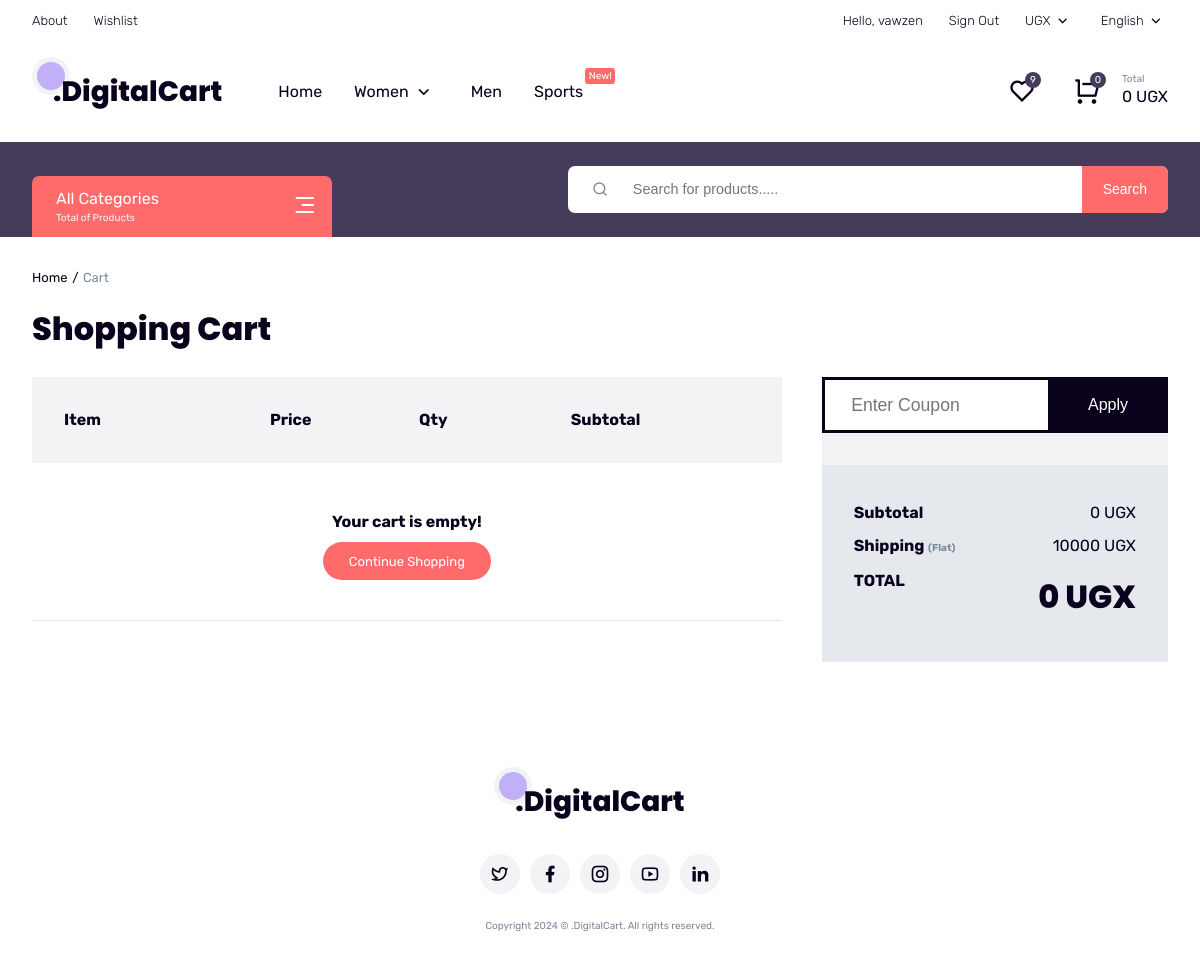
The app's page /cart/ (signed in), older data.
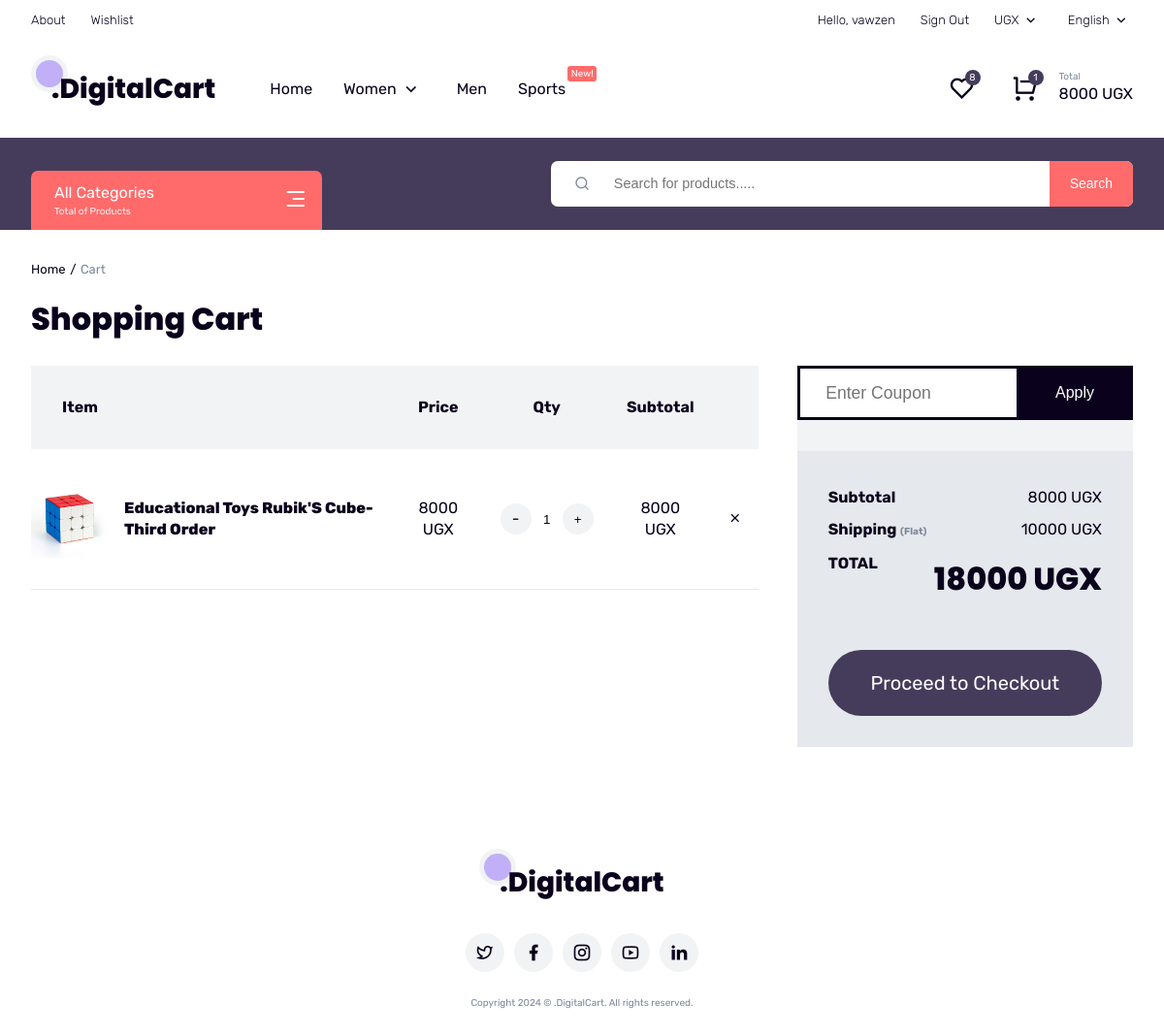
The same page, newer data.
### store/models.py (models this page shows, shortened)
class CartItem(models.Model):
    cart = models.ForeignKey(Cart, on_delete=models.CASCADE, related_name='items')
    product = models.ForeignKey(Product, on_delete=models.CASCADE)
    variations = models.ManyToManyField(Variation, blank=True)
    quantity = models.IntegerField(default=0)
    is_active = models.BooleanField(default=True)
    def sub_total(self):
        return self.product.price * self.quantity

class Product(models.Model):
    category    = models.ForeignKey(Category, on_delete=models.CASCADE, related_name='primary_products')
    additional_categories = models.ManyToManyField(
        Category,
        blank=True,
        related_name='extra_products',
        help_text='Hold down Ctrl (or Cmd on Mac) to select multiple.',
    )
    subcategory    = models.ForeignKey(SubCategory,    on_delete=models.SET_NULL, blank=True, null=True)
    subsubcategory = models.ForeignKey(SubSubCategory, on_delete=models.SET_NULL, blank=True, null=True)
    name        = models.CharField(max_length=200, unique=True)
    slug        = models.SlugField(max_length=200, unique=True)
    description = models.TextField(blank=True)
    image       = models.ImageField(upload_to='photos/products')
    original_price = models.DecimalField(max_digits=10, decimal_places=2)
    price          = models.DecimalField(max_digits=10, decimal_places=2)
    stock      = models.IntegerField(default=0)
    units_sold = models.IntegerField(default=0)
    review_count     = models.IntegerField(default=0)
    is_free_delivery = models.BooleanField(default=False)
    is_available     = models.BooleanField(default=True)
    is_trending    = models.BooleanField(
        default=False,
        help_text='Check to include this product in the Trending section.',
    )
    trending_order = models.PositiveIntegerField(
        default=0,
        help_text='Controls display order in Trending (1 = first). Slots 2–8 are the small cards.',
    )
    created_date  = models.DateTimeField(auto_now_add=True)
    modified_date = models.DateTimeField(auto_now=True)
    objects = ProductManager()
    class Meta:
        ordering = ['trending_order', '-created_date']
    def get_absolute_url(self):
        from django.urls import reverse
        return reverse('product_detail', args=[self.category.slug, self.slug])

### store/views.py (the view)
# urls.py: path('cart/',                        views.cart,             name='cart'),
@login_required(login_url='login')
def cart(request):
    cart_obj, created = Cart.objects.get_or_create(user=request.user)
    cart_items = CartItem.objects.filter(cart=cart_obj, is_active=True).order_by('id')
    total = sum(item.product.price * item.quantity for item in cart_items)
    quantity = sum(item.quantity for item in cart_items)
    shipping = 10000
    grand_total = total + shipping if total > 0 else 0
    context = {
        'cart_items': cart_items,
        'total': total,
        'quantity': quantity,
        'shipping': shipping,
        'grand_total': grand_total,
    }
    return render(request, 'store/cart.html', context)

### store/templates/store/cart.html (shortened to what this page needs)
{% extends 'store/base.html' %}
{% load static %}
{% block content %}
<div id="page" class="page-cart">
    <header>
        <div class="header-main mobile-hide">
            <div class="container">
                <div class="wrapper flexitem">
                    <div class="left">
                        <div class="dpt-cat">
                            <div class="dpt-head">
                                <div class="main-text">All Categories</div>
                                <div class="mini-text mobile-hide">Total of {{ product_count }} Products</div>
                                <a href="#" class="dpt-trigger mobile-hide">
                                    <i class="ri-menu-3-line ri-xl"></i>
                                </a>
                            </div>
                        </div>
                    </div>
                    <div class="right">
                        <div class="search box">
                            <form action="" class="search" method="get">
                                <span class="icon-large"><i class="ri-search-line"></i></span>
                                <input type="search" name="query" placeholder="Search for products.....">
                                <button type="submit">Search</button>
                            </form>
                        </div>
                    </div>
                </div>
            </div>
        </div>
    </header>
    <main>
        <div class="single-cart">
            <div class="container">
                <div class="wrapper">
                    <div class="breadcrumb">
                        <ul class="flexitem">
                            <li><a href="{% url 'store' %}">Home</a></li>
                            <li>Cart</li>
                        </ul>
                    </div>
                    <div class="page-title">
                        <h1>Shopping Cart</h1>
                    </div>
                    <div class="products one cart">
                        <div class="flexwrap">
                            <div class="form-cart">
                                <div class="item">
                                    <table id="cart-table">
                                        <thead>
                                            <tr>
                                                <th>Item</th>
                                                <th>Price</th>
                                                <th>Qty</th>
                                                <th>Subtotal</th>
                                                <th></th>
                                            </tr>
                                        </thead>
                                        <tbody>
                                            {% if not cart_items %}
                                            <tr>
                                                <td colspan="5" style="text-align:center; padding: 3rem;">
                                                    <h3>Your cart is empty!</h3>
                                                    <p style="margin-top: 1rem;"><a href="{% url 'store' %}" class="primary-button">Continue Shopping</a></p>
                                                </td>
                                            </tr>
                                            {% else %}
                                                {% for item in cart_items %}
                                                <tr>
                                                    <td class="flexitem">
                                                        <div class="thumbnail object-cover">
                                                            <a href="{{ item.product.get_absolute_url }}"><img src="{{ item.product.image.url }}" alt="{{ item.product.name }}"></a>
                                                        </div>
                                                        <div class="content">
                                                            <strong><a href="{{ item.product.get_absolute_url }}">{{ item.product.name }}</a></strong>
                                                        </div>
                                                    </td>
                                                    <td>{{ item.product.price|floatformat:0 }} UGX</td>
                                                    <td>
                                                        <div class="qty-control flexitem" style="border: none; margin: 0;">
                                                            <a href="{% url 'remove_cart_item' item.id %}" class="minus circle">-</a>
                                                            <input type="text" value="{{ item.quantity }}" readonly style="width:32px;text-align:center;border:none;background:transparent;">
                                                            <form action="{% url 'add_cart' item.product.id %}" method="POST" >
                                                                <button type="submit" class="plus circle" style="display:flex;align-items:center;justify-content:center;width:32px;height:32px;border:none;cursor:pointer;background:#f2f3f5;color:black;">+</button>
                                                            </form>
                                                        </div>
                                                    </td>
                                                    <td>{{ item.sub_total|floatformat:0 }} UGX</td>
                                                    <td><a href="{% url 'delete_cart_item' item.id %}" class="item-remove" onclick="return confirm('Are you sure you want to remove this item?');"><i class="ri-close-line"></i></a></td>
                                                </tr>
                                                {% endfor %}
                                            {% endif %}
                                        </tbody>
                                    </table>
                                </div>
                            </div>
                            <div class="cart-summary styled">
                                <div class="item">
                                    <div class="coupon">
                                        <input type="text" placeholder="Enter Coupon">
                                        <button>Apply</button>
                                    </div>
                                    <div class="cart-total" style="margin-top: 2rem;">
                                        <table>
                                            <tbody>
                                                <tr>
                                                    <th>Subtotal</th>
                                                    <td>{{ total|floatformat:0 }} UGX</td>
                                                </tr>
                                                <tr>
                                                    <th>Shipping <span class="mini-text">(Flat)</span></th>
                                                    <td>{{ shipping|floatformat:0 }} UGX</td>
                                                </tr>
                                                <tr class="grand-total">
                                                    <th>TOTAL</th>
                                                    <td><strong>{{ grand_total|floatformat:0 }} UGX</strong></td>
                                                </tr>
                                            </tbody>
                                        </table>
                                        {% if cart_items %}
                                            <a href="#" class="secondary-button">Proceed to Checkout</a>
                                        {% endif %}
                                    </div>
                                </div>
                            </div>
                        </div>
                    </div>
                </div>
            </div>
        </div>
    </main>
</div>
{% endblock %}

### store/templates/store/base.html (shortened to what this page needs)
{% load static %}
<!DOCTYPE html>
<html lang="en">
<head>
    <link rel="stylesheet" href="{% static 'style.css' %}">
    <link href="https://cdn.jsdelivr.net/npm/remixicon@2.5.0/fonts/remixicon.css" rel="stylesheet">
    <link rel="stylesheet" href="https://unpkg.com/swiper@8/swiper-bundle.min.css">
</head>
<body>
    {% include 'store/navbar.html' %}
    {% block content %}{% endblock %}
    <footer class="footer-info">
        <div class="container">
            <div class="wrapper">
                <div class="flexcol">
                    <div class="logo">
                        <a href="{% url 'store' %}"><span class="circle"></span>.DigitalCart</a>
                    </div>
                    <div class="socials">
                        <ul class="flexitem">
                            <li><a href="#" aria-label="Twitter"><i class="ri-twitter-line"></i></a></li>
                            <li><a href="#" aria-label="Facebook"><i class="ri-facebook-fill"></i></a></li>
                            <li><a href="#" aria-label="Instagram"><i class="ri-instagram-line"></i></a></li>
                            <li><a href="#" aria-label="YouTube"><i class="ri-youtube-line"></i></a></li>
                            <li><a href="#" aria-label="LinkedIn"><i class="ri-linkedin-fill"></i></a></li>
                        </ul>
                    </div>
                </div>
                <p class="mini-text">Copyright 2024 © .DigitalCart. All rights reserved.</p>
            </div>
        </div>
    </footer>
</body>
</html>

### store/templates/store/navbar.html (shortened to what this page needs)
{% load static %}
<header>
    <div class="header-top mobile-hide">
        <div class="container">
            <div class="wrapper flexitem">
                <div class="left">
                    <ul class="flexitem main-links">
                      <li><a href="{% url 'about' %}">About</a></li>
                      <li><a href="{% url 'wishlist' %}">Wishlist</a></li>
                    </ul>
                </div>
                <div class="right">
                    <ul class="flexitem main-links">
                    {% if user.is_authenticated %}
                        <li><a href="#">Hello, {{ user.username }}</a></li>
                        <li><a href="{% url 'logout' %}">Sign Out</a></li>
                    {% else %}
                        <li><a href="{% url 'register' %}">Signup</a></li>
                        <li><a href="{% url 'login' %}">Signin</a></li>
                    {% endif %}
                        <li><a href="#">UGX<span class="icon-small"><i class="ri-arrow-down-s-line"></i></span></a>
                        </li>
                        <li><a href="#">English<span class="icon-small"><i class="ri-arrow-down-s-line"></i></span></a>
                        </li>
                    </ul>
                </div>
            </div>
        </div>
    </div>
    <div class="header-nav">
        <div class="container">
            <div class="wrapper flexitem">
                <div class="left flexitem">
                    <div class="logo"><a href="{% url 'store' %}"><span class="circle"></span>.DigitalCart</a></div>
                    <nav class="mobile-hide">
                        <ul class="flexitem second-links">
                            <li><a href="{% url 'store' %}">Home</a></li>
                            <li class="has-child">
                                <a href="#">Women
                                    <div class="icon-small"><i class="ri-arrow-down-s-line"></i></div>
                                </a>
                            </li>
                            <li><a href="#">Men</a></li>
                            <li>
                                <a href="#">Sports
                                    <div class="fly-item"><span>New!</span></div>
                                </a>
                            </li>
                        </ul>
                    </nav>
                </div>
                <div class="right">
                    <ul class="flexitem second-links">
                        <li class="mobile-hide"><a href="{% url 'wishlist' %}">
                            <div class="icon-large"><i class="ri-heart-line"></i></div>
                            <div class="fly-item"><span class="item-number nav-wishlist-count">{{ wishlist_count|default:"0" }}</span></div>
                            </a>
                        </li>
                        <li class="iscart">
                            <a href="{% url 'cart' %}">
                                <div class="icon-large">
                                    <i class="ri-shopping-cart-line"></i>
                                    <div class="fly-item"><span class="item-number">{{ cart_count|default:"0" }}</span></div>
                                </div>
                                <div class="icon-text">
                                    <div class="mini-text">Total</div>
                                    <div class="cart-total">{{ cart_total|default:"0"|floatformat:0 }} UGX</div>
                                </div>
                            </a>
                        </li>
                    </ul>
                </div>
            </div>
        </div>
    </div>
</header>

Row changes from the older to the newer data that the page shows:
added CartItem: product.image (picture), product.name "Educational Toys Rubik'S Cube-Third Order", product.price "8000", quantity "1", sub_total "8000"
Text that changed along with them:
{{ wishlist_count|default:"0" }}: "9" → "8"
{{ cart_count|default:"0" }}: "0" → "1"
{{ cart_total|default:"0"|floatformat:0 }}: "0" → "8000"
{{ total|floatformat:0 }}: "0" → "8000"
{{ grand_total|floatformat:0 }}: "0" → "18000"
text no longer shown: "Your cart is empty! Continue Shopping"
text now shown: "Proceed to Checkout"
